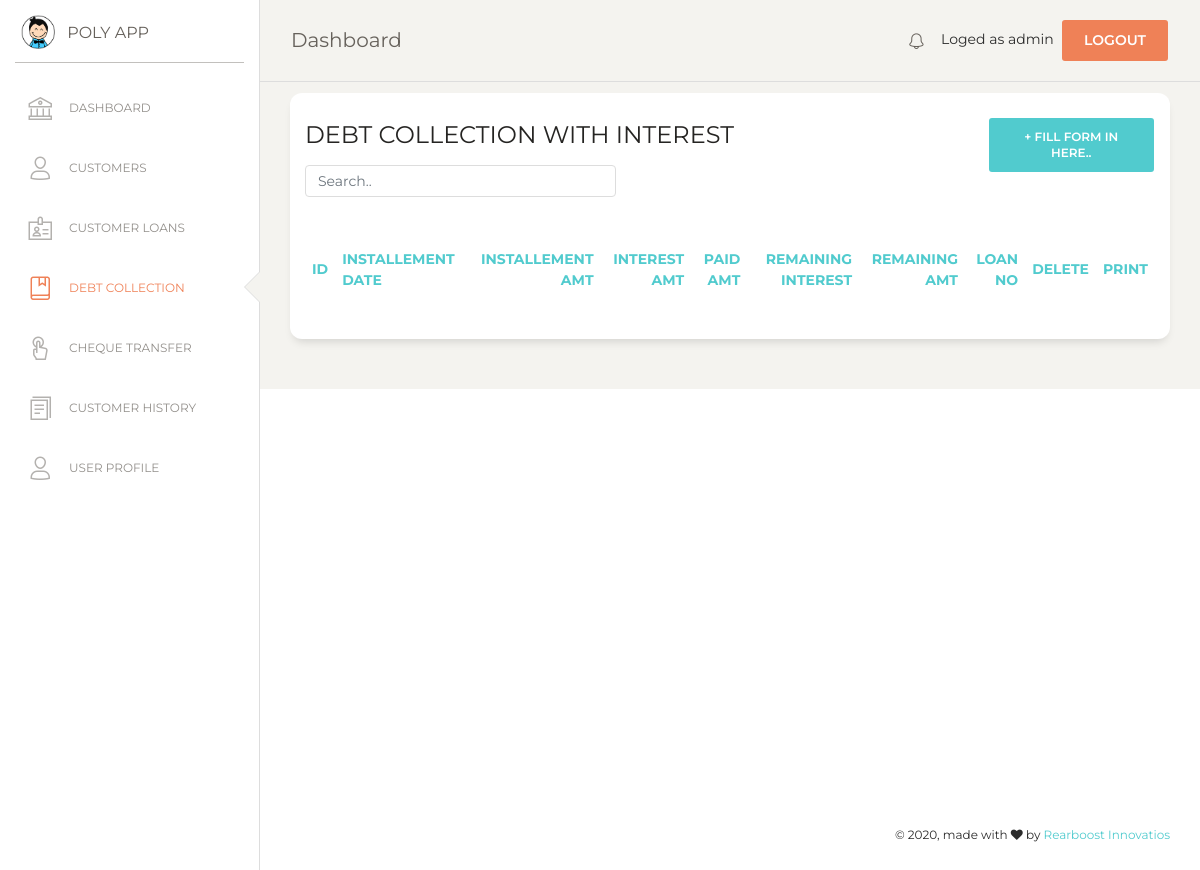
The page /debt_collection.php (signed in) on the database as committed earlier.
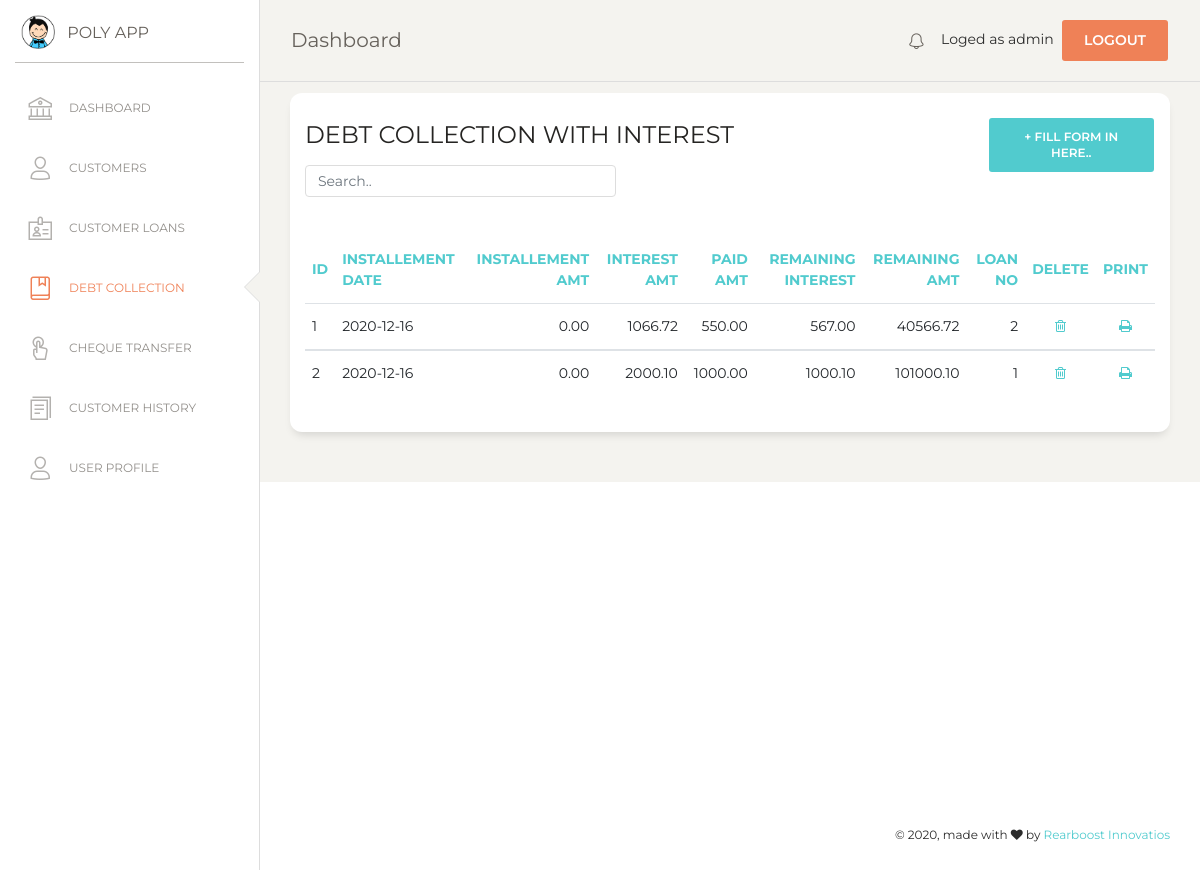
The same page on the database as committed later.
### tables this page shows
CREATE TABLE `loan_installement` (
  `id` int(7) NOT NULL,
  `li_date` date NOT NULL,
  `paid` double(10,2) NOT NULL DEFAULT '0.00',
  `installement_amt` double(10,2) NOT NULL,
  `interest_amt` double(10,2) NOT NULL,
  `remaining_int_amt` decimal(10,2) NOT NULL DEFAULT '0.00',
  `remaining_amt` double(10,2) NOT NULL,
  `loan_no` int(7) NOT NULL
);

### debt_collection.php (the view, shortened to what this page needs)
<?php
if (!isset($_SESSION['loged_user'])) {
    header('location: login.php');
}else {
$con = mysqli_connect(DB_HOSTNAME,DB_USERNAME,DB_PASSWORD);
mysqli_select_db($con,DB_NAME);
?>
<!DOCTYPE html>
<html lang="en">
<head>
  <link href="https://maxcdn.bootstrapcdn.com/font-awesome/latest/css/font-awesome.min.css" rel="stylesheet">
  <link href="assets/css/bootstrap.min.css" rel="stylesheet" />
  <link href="assets/css/paper-dashboard.css?v=2.0.1" rel="stylesheet" />
  <link href="assets/demo/demo.css" rel="stylesheet" />
</head>
<body class="">
  <div class="wrapper ">
    <div class="sidebar" data-color="white" data-active-color="danger">
      <div class="logo">
        <a href="#" class="simple-text logo-mini">
          <div class="logo-image-small">
            <img src="assets/img/logo-small.png">
          </div>
        </a>
        <a href="#" class="simple-text logo-normal">
          POLY APP
        </a>
      </div>
      <div class="sidebar-wrapper">
        <ul class="nav">
          <li>
            <a href="index">
              <i class="nc-icon nc-bank"></i>
              <p>DASHBOARD</p>
            </a>
          </li>
          <li>
            <a href="customer">
              <i class="nc-icon nc-single-02"></i>
              <p>CUSTOMERS</p>
            </a>
          </li>
          <li class="">
            <a href="customer_loan">
              <i class="nc-icon nc-badge"></i>
              <p>CUSTOMER LOANS</p>
            </a>
          </li>
          <li class="active">
            <a href="debt_collection">
              <i class="nc-icon nc-book-bookmark"></i>
              <p>DEBT COLLECTION</p>
            </a>
          </li>
          <li>
            <a href="cheque_transfer">
              <i class="nc-icon nc-tap-01"></i>
              <p>CHEQUE TRANSFER</p>
            </a>
          </li>
          <li>
            <a href="report">
              <i class="nc-icon nc-single-copy-04"></i>
              <p>CUSTOMER HISTORY</p>
            </a>
          </li>
          <li>
            <a href="user">
              <i class="nc-icon nc-single-02"></i>
              <p>USER PROFILE</p>
            </a>
          </li>
        </ul>
      </div>
    </div>
    <div class="main-panel">
      <?php include('include/nav.php');  ?>
      <div class="content">
      <div class="row">
          <div class="col-md-12">
            <div class="card">
              <div class="row">
              <div class="col-md-9">
              <div class="card-header">
                <h4 class="card-title"> DEBT COLLECTION WITH INTEREST</h4>
                <input class="form-control myInput" id="myInput" type="text" placeholder="Search..">
              </div>
              </div>
              <div class="col-md-3">
                <div class="card-header">
                  <button type="button" class="btn btn-primary add-btn" data-toggle="modal" data-target="#Form1">+ Fill Form in here..
                  </button>
                </div>
              </div>
              </div>
              <div class="card-body">
            </div>
              <div class="card-body">
                <div class="table-responsive">
                  <table class="table" id="myTable">
                  	<thead class="text-primary">
                  	  <th>                    ID 				        </th>
                      <th>                    Installement Date </th>
                      <th class="text-right"> Installement amt  </th>
                      <th class="text-right"> Interest amt 		  </th>
                      <th class="text-right"> Paid amt          </th>
                      <th class="text-right"> Remaining interest</th>
                      <th class="text-right"> Remaining amt     </th>
                      <th class="text-right"> Loan no 			    </th>
                      <th class="text-center">Delete            </th>
                      <th class="text-center">Print 			      </th>
                    </thead>
                    <tbody>
                      <?php
                      $sql="SELECT * FROM loan_installement";
                      $result = mysqli_query($con,$sql);
                      $numRows = mysqli_num_rows($result);
                      if($numRows > 0) {
                        while($row = mysqli_fetch_assoc($result)) {
                        	?>
                            <tr>
                            <td>                      <?php echo $row['id']  ?>              </td>
                            <td>                      <?php echo $row['li_date']  ?>         </td>
                            <td class="text-right">   <?php echo $row['installement_amt']?>  </td>
                            <td class="text-right">   <?php echo $row['interest_amt'] ?>     </td>
                            <td class="text-right">   <?php echo $row['paid']?>              </td>
                            <td class="text-right">   <?php echo $row['remaining_int_amt']?> </td>
                            <td class="text-right">   <?php echo $row['remaining_amt'] ?>    </td>
                            <td class="text-right">   <?php echo $row['loan_no']  ?>         </td>
                          	<td class="text-center">
                            	<a href="#" onclick="confirmation('event','<?php echo $row['id']; ?>')" name="delete">
                            	<i class="fa fa-trash-o" aria-hidden="true"></i></a>
                          	</td>
                            <td class="text-center">
                            	<a href="#" onclick="printView(<?php echo $row['id']; ?>)" name="print">
                              <i class="fa fa-print" aria-hidden="true"></i></a>
                          	</td>
                           </tr>
                           </tbody>
                     <?php
                        }
                      }
                     ?>
                  </table>
                </div>
              </div>
              </div>
              </div>
            </div>
          </div>
          </div>
        </div>
       <?php include('include/footer.php');  ?>
</body>
</html>
<?php
}
?>

### include/nav.php (shortened to what this page needs)
<nav class="navbar navbar-expand-lg navbar-absolute fixed-top navbar-transparent">
    <div class="container-fluid">
        <div class="navbar-wrapper">
        <a class="navbar-brand" href="javascript:;">Dashboard</a>
        </div>
        <div class="collapse navbar-collapse justify-content-end" id="navigation">
        <ul class="navbar-nav">
            <li class="nav-item">
            <a class="nav-link" href="notification">
                <i class="nc-icon nc-bell-55"></i>
            </a>
            </li>
            <li class="nav-item">
            Loged as <?php echo $_SESSION['loged_user'] ?>&nbsp;
            <a href="#" onclick="confirmationLogout(event)" class="btn btn-danger square-btn-adjust">Logout</a>
            </li>
        </ul>
        </div>
    </div>
</nav>

### include/footer.php (shortened to what this page needs)
 <footer class="footer footer-black  footer-white ">
    <div class="container-fluid">
        <div class="row">
        <div class="credits ml-auto">
            <span class="copyright">
            © , made with <i class="fa fa-heart heart"></i> by <a href="https://rearboost.com" target="_blank" rel="noopener noreferrer">Rearboost Innovatios</a>
            </span>
        </div>
        </div>
    </div>
</footer>

### assets/demo/demo.css (style rules this page uses)
.nav-link { padding-top: 17px !important; }
.add-btn { float: right !important; }
.myInput { width: 50% !important; }

Rows that differ between the two databases and show on the page:
added loan_installement: id "1", li_date "2020-12-16", installement_amt "0.00", interest_amt "1066.72", paid "550.00", remaining_int_amt "567.00", remaining_amt "40566.72", loan_no "2"
added loan_installement: id "2", li_date "2020-12-16", installement_amt "0.00", interest_amt "2000.10", paid "1000.00", remaining_int_amt "1000.10", remaining_amt "101000.10", loan_no "1"
